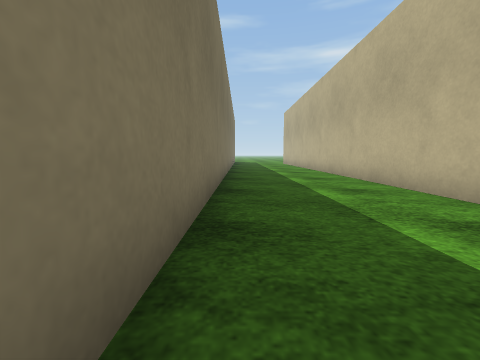
[1] (above)

22 first-person views from a walk through a Gazebo world. The camera is 0.72 m above the floor, tilts 6° down and sees 90° across. The floor is counted in squares, 1 m on a side. Each view is taken from the middle of a square. On the plan, view 1 faces up. The plan holds only what a view shows up to about 9 squares ahead; the rest is blank. The place goes on beyond the plan. Robots are left out. Simple patterns stand in for the simulator's built-in surfaces.

[2]
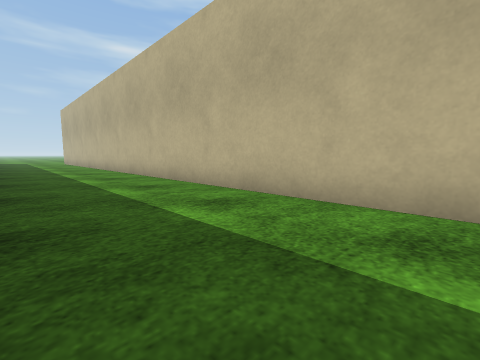

[3]
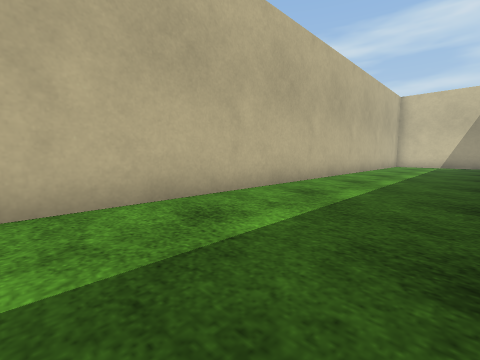

[4]
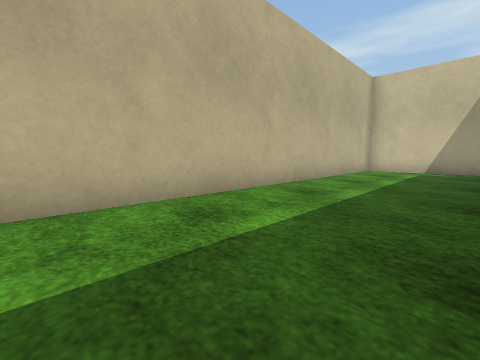

[5]
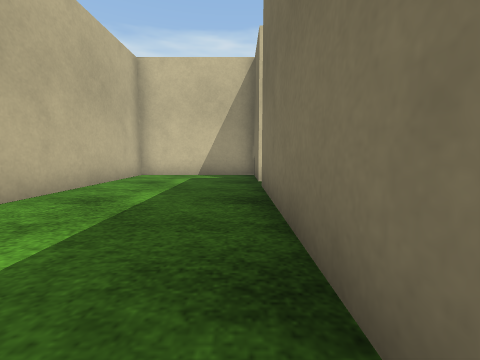

[6]
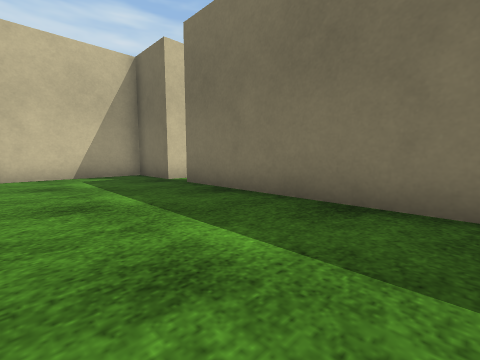

[7]
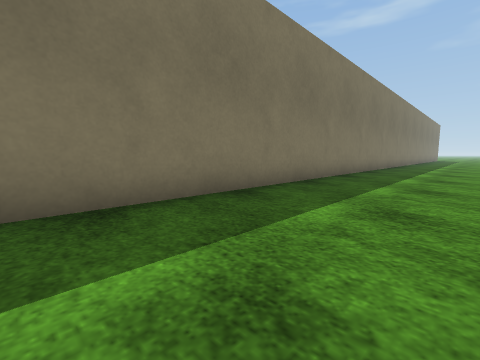

[8]
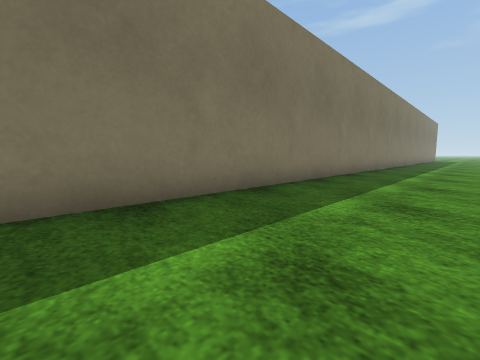

[9]
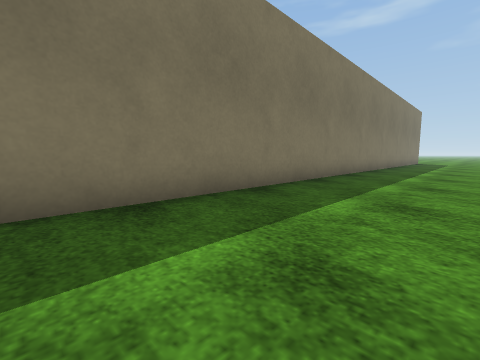

[10]
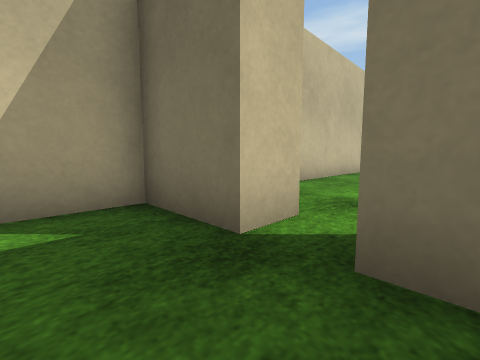

[11]
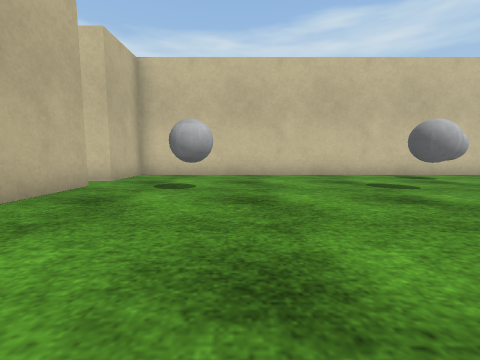

[12]
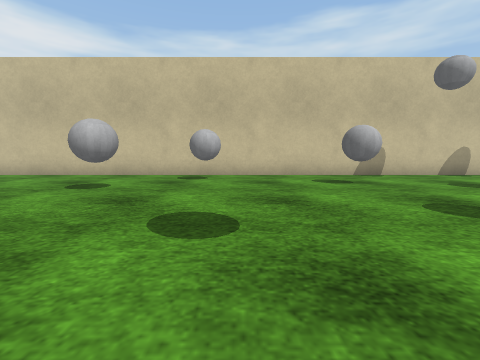

[13]
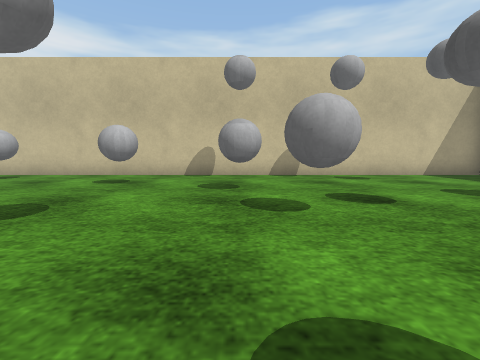

[14]
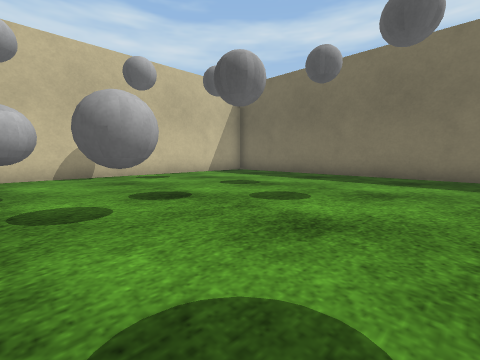

[15]
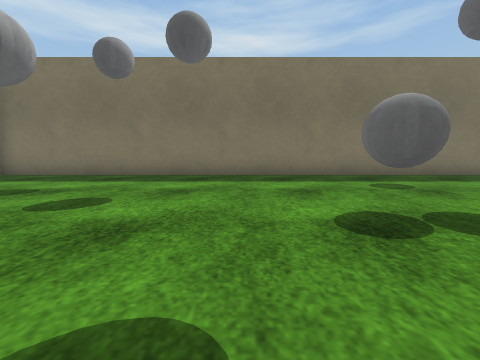

[16]
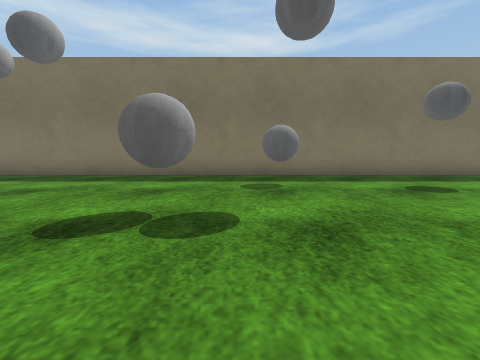

[17]
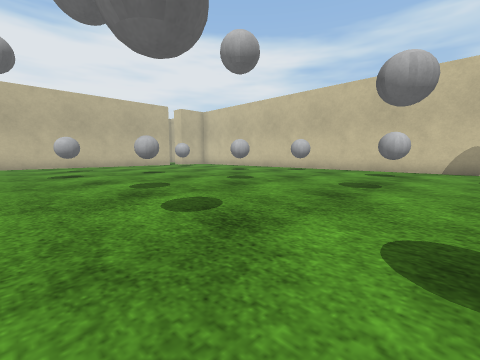

[18]
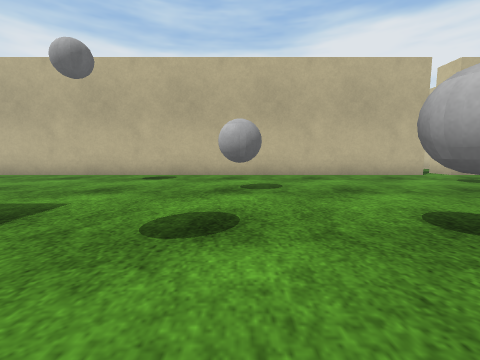

[19]
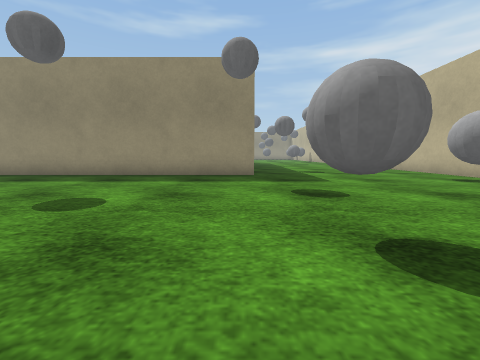

[20]
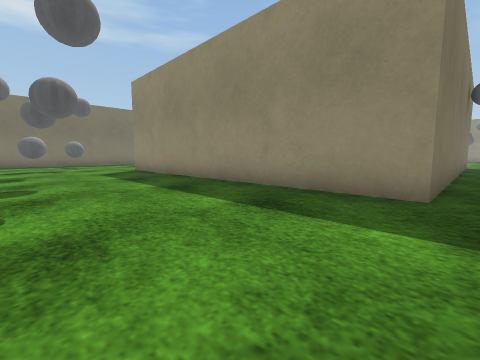

[21]
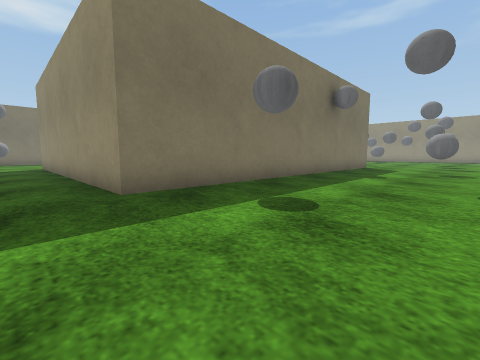

[22]
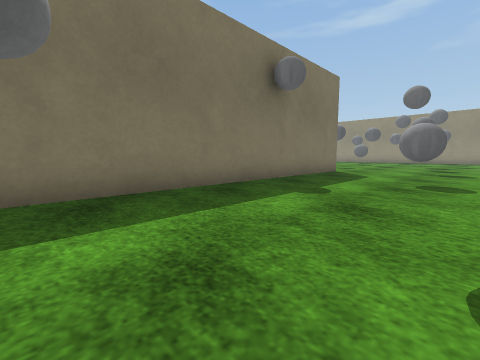

### Floor plan
Points are (right, up) in squares from view 1. A wall is a line through its corners. A room is listed if a view was taken in it or the views show most of it. See-through windows are left out.
Room 1 (views 1, 2, 3, 4, 5, 6, 7, 8, 9, 10)
walls: (-1.5, -15.5) (-0.5, -15.5) (-0.5, -17.5) (3.5, -17.5) (3.5, 8.5); (-0.5, 8.5) (-0.5, -14.5)
ways out: opening at (-1, -15) to room 2
Room 2 (views 11, 12, 13, 14, 15, 16, 17, 18, 19, 20, 21, 22)
walls: (-8.5, 7.5) (-8.5, -3.5) (-17.5, -3.5); (-26.5, 2.5) (-26.5, -17.5) (-1.5, -17.5) (-1.5, -15.5); (-1.5, -14.6) (-1.5, 0.5)
ways out: opening at (-1, -15) to room 1
objects: grey ball (-24, -5); grey ball (-24, -1); grey ball (-21, -12); grey ball (-21, -7); grey ball (-19, -12); grey ball (-18, -14); grey ball (-18, -7); grey ball (-16, -11); grey ball (-15, -15); grey ball (-15, -7); grey ball (-11, -16); grey ball (-9, -14); grey ball (-8, -10); grey ball (-7, -1); grey ball (-5, -8); grey ball (-5, 6); grey ball (-4, -14)

Where each view was taken, in squares from view 1:
view 1: 0 up, 0 right, facing up
view 2: 3 down, 0 right, facing up-right
view 3: 1 down, 0 right, facing down-right
view 4: 6 down, 0 right, facing down-right
view 5: 9 down, 0 right, facing down
view 6: 9 down, 3 right, facing down-left
view 7: 11 down, 3 right, facing up-left
view 8: 9 down, 3 right, facing up-left
view 9: 1 up, 3 right, facing up-left
view 10: 14 down, 1 right, facing down-left
view 11: 9 down, 5 left, facing down
view 12: 9 down, 12 left, facing down
view 13: 9 down, 18 left, facing down
view 14: 9 down, 18 left, facing down-left
view 15: 9 down, 18 left, facing left
view 16: 6 down, 18 left, facing left
view 17: 6 down, 17 left, facing down-right
view 18: 8 down, 10 left, facing right
view 19: 12 down, 9 left, facing up
view 20: 8 down, 8 left, facing up-left
view 21: 5 down, 4 left, facing up-left
view 22: 1 down, 4 left, facing up-left
